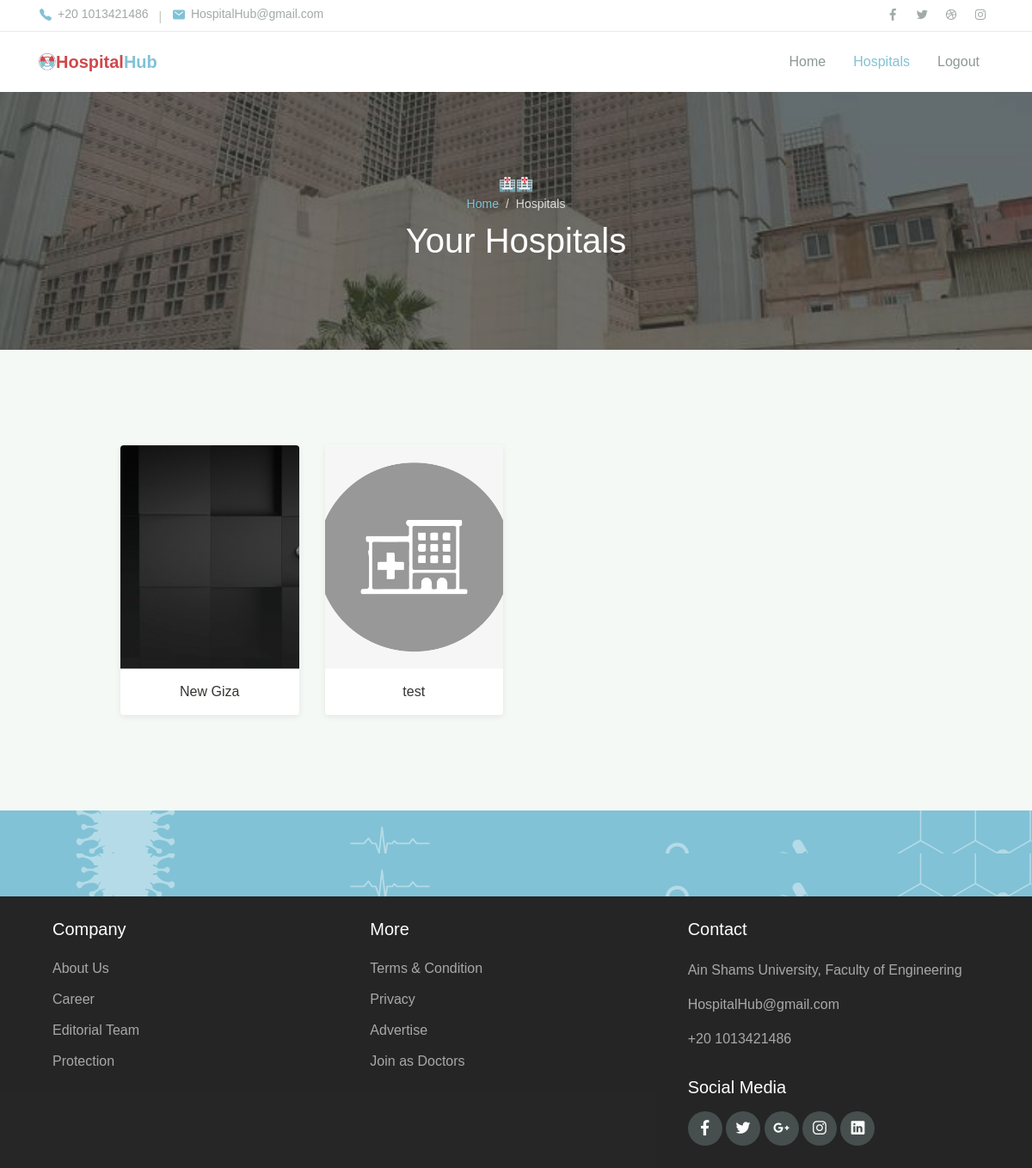
/hospital_hub/owner/view_hospitals (signed in), run on an earlier commit of the app's database.
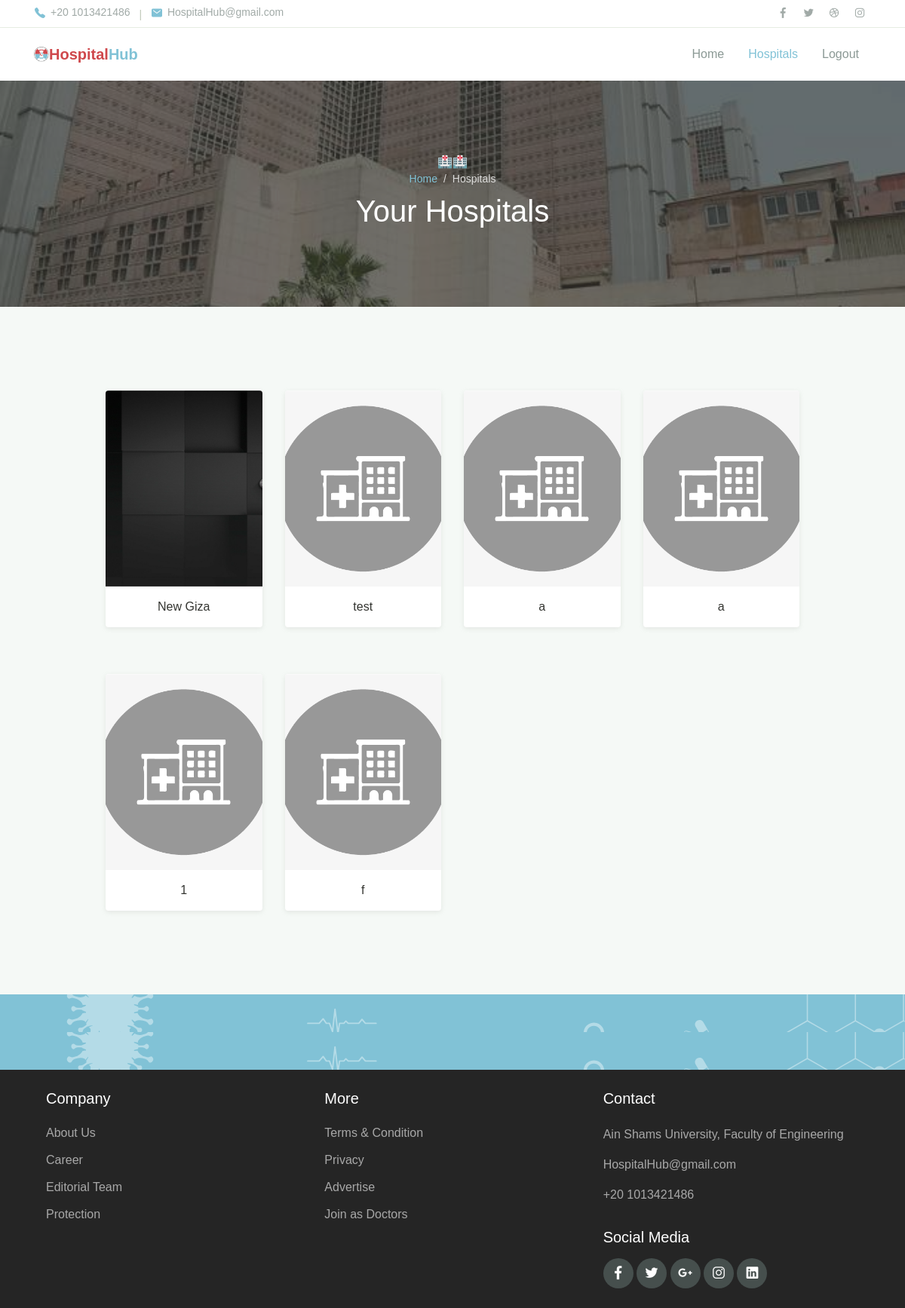
And on a later commit of the database.
### hospital_hub/models.py (models this page shows, shortened)
class Hospital(models.Model):
    name = models.CharField(max_length=100)
    city = models.ForeignKey(City, on_delete=models.PROTECT, null=True)
    specialities = models.ManyToManyField(Speciality, blank=True, null=True)
    image = models.ImageField(
        upload_to="media/", null=True, default="media/no_hospital_img.png")

### hospital_hub/views.py (the view)
# urls.py: path('owner/view_hospitals', views.Owner.OwnerViewHospitals,
    def OwnerViewHospitals(request):
        if not request.user.is_authenticated:
            return HttpResponseRedirect(reverse('owner_login'))
        elif not request.user.is_owner:
            return HttpResponseRedirect(reverse('home'))
        hospitals = HospitalModel.objects.all()
        if hospitals.count() == 0:
            return render(request, "hospital_hub/Owner/owner_view_hospitals.html", {"hospitals": None})
        else:
            return render(request, "hospital_hub/Owner/owner_view_hospitals.html", {"hospitals": hospitals})

### hospital_hub/models.py (called while the page is built)
    @property
    def is_owner(self):
        return self.owner

### hospital_hub/templates/hospital_hub/Owner/owner_view_hospitals.html (shortened to what this page needs)
{%extends 'hospital_hub/Admin/admin_layout.html'%}
{%load static%}
{%block body%}
<header>
    <nav class="navbar navbar-expand-lg navbar-light shadow-sm">
        <div class="container">
            <img src="{%static 'hospital_hub/assets/img/logo2.png'%}" alt="" style="width:20px;">
            <a style="color:#81C2D6" class="navbar-brand" href="#"><span class="text-primary2">Hospital</span>Hub </a>
            <div class="collapse navbar-collapse" id="navbarSupport">
                    <ul class="navbar-nav ml-auto">
                        <li class="nav-item ">
                            <a class="nav-link " href="{%url 'owner_home'%}">Home</a>
                        </li>
                            <li class="nav-item">
                            <a class="nav-link active" href="{%url 'owner_view_hospitals'%}">Hospitals</a>
                        </li>
                        <li class="nav-item">
                            <a class="nav-link" href="{%url 'owner_logout'%}">Logout</a>
                        </li>
                    </ul>
                </div>
        </div>
    </nav>
</header>
<div class="page-banner overlay-dark bg-image"
    style="background-image: url(../../../static/hospital_hub/assets/img/bg_image_1.jpg)">
    <div class="banner-section">
        <div class="container text-center wow fadeInUp">
            <span class="subhead">🏥{{hospital_name}}🏥</span>
            <nav aria-label="Breadcrumb">
                <ol class="breadcrumb breadcrumb-dark bg-transparent justify-content-center py-0 mb-2">
                    <li class="breadcrumb-item"><a href="{%url 'owner_home'%}">Home</a></li>
                    <li class="breadcrumb-item active" aria-current="page">
                        Hospitals
                    </li>
                </ol>
            </nav>
            <h1 class="font-weight-normal">Your Hospitals</h1>
        </div>
    </div>
</div>
<div class="page-section bg-light">
    <div class="container">
        <div class="row justify-content-center">
            <div class="col-lg-10">
                <div class="row">
                    {%if hospitals %}
                        {%for hospital in hospitals %}
                            <div class="col-md-6 col-lg-3 py-3 wow zoomIn">
                                <div class="card-doctor">
                                    <div class="header">
                                        {%if hospital.image %}
                                            <img src="{{hospital.image.url}}" alt="" height="260" style="object-fit: cover;">
                                        {% else %}
                                            <img src="https://www.w3schools.com/images/lamp.jpg" alt="" height="260" style="object-fit: cover;">
                                        {%endif%}
                                    </div>
                                    <div class="body">
                                        <p class="text-x2 mb-0" style="text-align: center">
                                            {{hospital.name}}
                                        </p>
                                    </div>
                                </div>
                            </div>
                        {%endfor%}
                    {%else%}
                        <h1 style="color:grey;">Your have no hospitals added yet.</h1>
                    {%endif%}
                </div>
            </div>
        </div>
    </div>
                                </div>
<div class="page-section banner-home bg-image"
style="background-image: url(../assets/img/banner-pattern.svg)">
<div class="container py-5 py-lg-0">
    <div class="row align-items-center">
        <div class="col-lg-12 wow zoomIn">
        </div>
    </div>
</div>
</div>
{%endblock%}

What changed in the data, as far as the page shows it:
added Hospital: image (picture), name "a"
added Hospital: image (picture), name "a"
added Hospital: image (picture), name "1"
added Hospital: image (picture), name "f"
